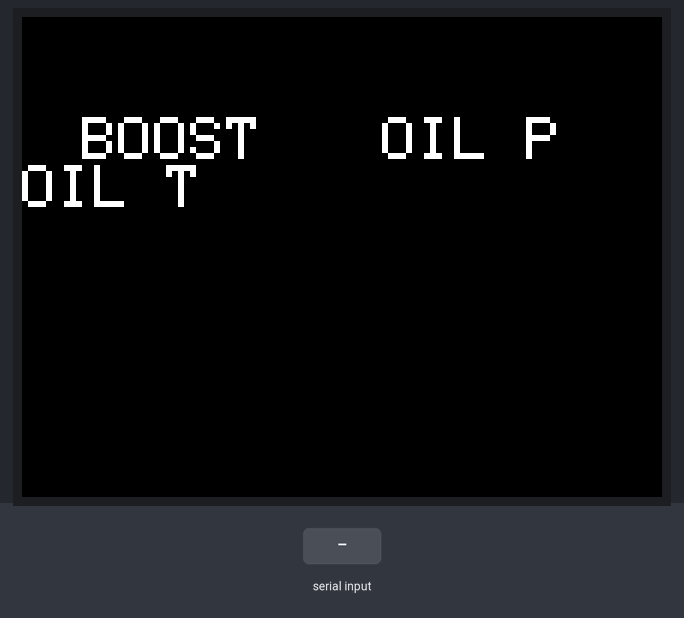
A sketch run on a simulated Arduino Uno, built with avr-gcc and run on an emulated ATmega328P. Parts: 320×240 colour display. The inputs (shaded band) are chosen by the test bench. What the sketch prints to the serial monitor is not drawn.

Above: at 1.4 s.
1.5 s: "1\n" received over Serial
At 2.7 s:
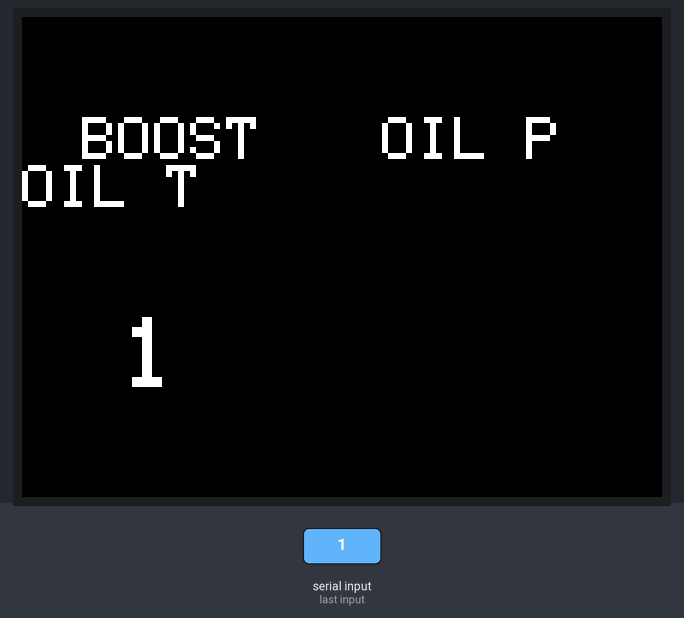
3.0 s: "0\n" received over Serial
At 3.9 s:
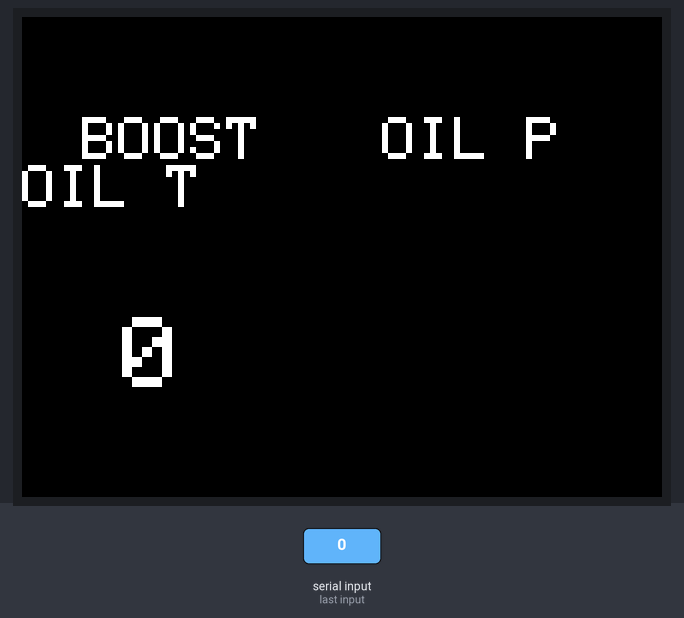
4.5 s: "2\n" received over Serial
At 5.0 s:
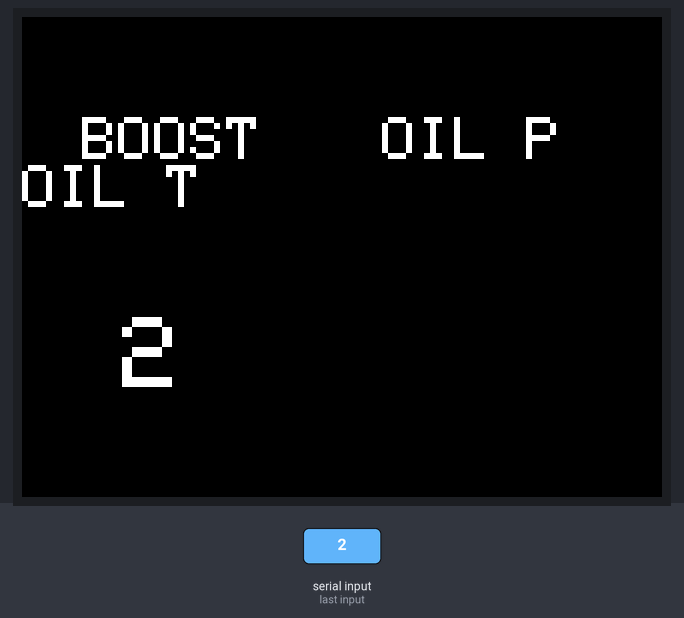
Timing chart, 0 to 7.5 s (numbered marks = the images above; inputs shaded):
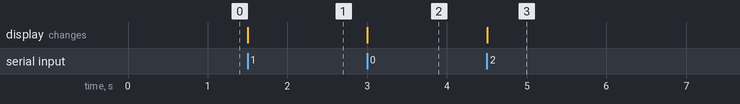

Measured:
- after the input at 1.5 s, the display: changes at once (image 1)
- after the input at 3.0 s, the display: changes at once (image 2)
- after the input at 4.5 s, the display: changes at once (image 3)

The sketch:

tt_data_display.ino
```cpp
#include <Adafruit_GFX.h> // Hardware-specific library
#include <MCUFRIEND_kbv.h>
MCUFRIEND_kbv tft;

char *msg[] = { "PORTRAIT", "LANDSCAPE", "PORTRAIT_REV", "LANDSCAPE_REV" };
uint8_t val = 0;
#define BLACK   0x0000
#define BLUE    0x001F
#define RED     0xF800
#define WHITE   0xFFFF

const unsigned int MAX_MESSAGE_LENGTH = 12;

void setup()
{
    // put your setup code here, to run once:
    Serial.begin(9600);
    tft.reset();
    uint16_t identifier = tft.readID();
    Serial.print("ID = 0x");
    Serial.println(identifier, HEX);
    if (identifier == 0xEFEF) identifier = 0x9486;
    tft.begin(identifier);

    tft.setRotation(1);
    tft.fillScreen(0x0000);
    tft.setTextColor(WHITE, BLACK);

    tft.setTextSize(3);
    tft.setCursor(30, 50);
    tft.println("BOOST");
    tft.setCursor(180, 50);
    tft.println("OIL P");
    tft.setCursor(330, 50);
    tft.println("OIL T");

    tft.setTextSize(5);
}

void loop()
{
  while (Serial.available() > 0)
  {
    //Create a place to hold the incoming message
    static char message[MAX_MESSAGE_LENGTH];
    static unsigned int message_pos = 0;

    //Read the next available byte in the serial receive buffer
    char inByte = Serial.read();

    //Message coming in (check not terminating character) and guard for over message size
    if ( inByte != '\n' && (message_pos < MAX_MESSAGE_LENGTH - 1) )
    {
      //Add the incoming byte to our message
      message[message_pos] = inByte;
      message_pos++;
    }
    //Full message received...
    else
    {
      //Add null character to string
      message[message_pos] = '\0';

      //Print the message (or do other things)
      tft.setCursor(50, 150);
      tft.println(message);

      //Reset for the next message
      message_pos = 0;
    }
  }
//  //tft.fillRect(50, 150, 360, 50, BLACK);
//  tft.setCursor(50, 150);
//  tft.println(String(val));
//
//  tft.setCursor(190, 150);
//  tft.println(String(val/2));
//
//  tft.setCursor(340, 150);
//  tft.println(String(val/3));

  //val++;
  //delay(100);

//    // put your main code here, to run repeatedly:
//    uint16_t x = 50, y = 100;
//
//
//    tft.println(msg[aspect]);
//    tft.setCursor(x, y);
//    tft.println("[x=" + String(x) + ",y=" + String(y) + "]");
//    delay(5000);
//
//    tft.invertDisplay(true);
//    delay(1000);
//    tft.invertDisplay(false);
//    tft.println("INVERT OFF");
    //if (++aspect >= 4) aspect = 0;
}
```
